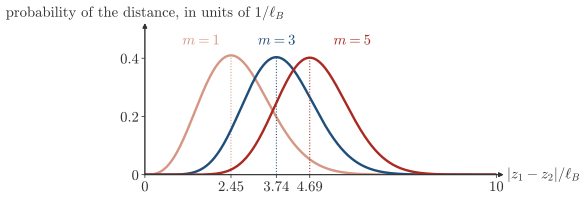

Here is the Python script that generated this plot:
"""Session 4, section 4.16, two electrons in the Laughlin state, the probability of their distance.

For two electrons Psi = (z1 - z2)^m exp(-(|z1|^2 + |z2|^2)/4 l_B^2). With z1 = Z + r/2 and z2 = Z - r/2 this is
|Psi|^2 = |r|^(2m) exp(-|r|^2/4 l_B^2) exp(-|Z|^2/l_B^2), so the distance r = |z1 - z2| has the probability
P(r) dr proportional to r^(2m+1) exp(-r^2/4) dr, normalized to one, with a maximum at r = sqrt(2(2m+1)) l_B, which is
2.45, 3.74 and 4.69 l_B for m = 1, 3, 5. P is a probability per unit length, in units of 1/l_B.
The formula is checked below against a direct integral of |Psi|^2 over the plane of the center Z.
Redrawn on 2026-11-21 with the ticks of both axes and the unit of P, under the same name."""
import os, sys
sys.path.insert(0, os.path.join(os.path.dirname(os.path.abspath(__file__)), '..'))
import numpy as np
from math import factorial
import matplotlib.pyplot as plt
import style
plt.rcParams.update({'font.size': 11})          # labels a size up from style.py, so that they stay readable on a phone


def P(r, m):
    return r ** (2 * m + 1) * np.exp(-r ** 2 / 4) / (2 * 4 ** m * factorial(m))


# direct check: the weight of |Psi|^2 at the distance r, summed over the center Z on a grid
def weight(r, m):
    g = np.linspace(-8, 8, 801)
    X, Y = np.meshgrid(g, g)
    z1 = X + 1j * Y + r / 2; z2 = X + 1j * Y - r / 2
    return (np.abs(z1 - z2) ** (2 * m) * np.exp(-(np.abs(z1) ** 2 + np.abs(z2) ** 2) / 2)).sum() * (g[1] - g[0]) ** 2


rr = np.linspace(0, 40, 40001)
for m, peak in ((1, 2.45), (3, 3.74), (5, 4.69)):
    ratio = weight(3.0, m) / weight(2.0, m)
    assert abs(ratio - (3.0 ** (2 * m) * np.exp(-9 / 4)) / (2.0 ** (2 * m) * np.exp(-1))) < 1e-6 * ratio
    assert abs(np.trapezoid(P(rr, m), rr) - 1) < 1e-6                        # normalized to one
    assert abs(rr[np.argmax(P(rr, m))] - np.sqrt(2 * (2 * m + 1))) < 1e-3      # the maximum at sqrt(2(2m+1))
    assert round(np.sqrt(2 * (2 * m + 1)), 2) == peak                         # the ticks 2.45, 3.74, 4.69
    assert 0.40 < P(np.sqrt(2 * (2 * m + 1)), m) < 0.41                       # the peak height, under the tick 0.4

r = np.linspace(0, 10, 800)
fig, ax = style.figure(height_cm=5.0, width_cm=12)
ax.set_xlim(0, 10); ax.set_ylim(0, 0.5)
for m, col in ((1, style.WARM), (3, style.ACCENT), (5, style.BROKEN)):
    ax.plot(r, P(r, m), color=col)
    ax.vlines(np.sqrt(2 * (2 * m + 1)), 0, P(np.sqrt(2 * (2 * m + 1)), m), color=col, lw=0.8, ls=':')
style.label(ax, 1.6, 0.46, r'$m=1$', color=style.WARM, fontsize=11)
style.label(ax, 3.75, 0.46, r'$m=3$', color=style.ACCENT, fontsize=11)
style.label(ax, 5.9, 0.46, r'$m=5$', color=style.BROKEN, fontsize=11)
style.arrows(ax, xlabel=r'$|z_1-z_2|/\ell_B$', ylabel=r'probability of the distance, in units of $1/\ell_B$')
ax.set_xticks([0, 2.45, 3.74, 4.69, 10]); ax.set_xticklabels(['0', '2.45', '3.74', '4.69', '10'], fontsize=11)
ax.set_yticks([0, 0.2, 0.4]); ax.set_yticklabels(['0', '0.2', '0.4'], fontsize=11)
ax.tick_params(length=2.5, width=0.6, pad=2)
style.save(fig, __file__)
